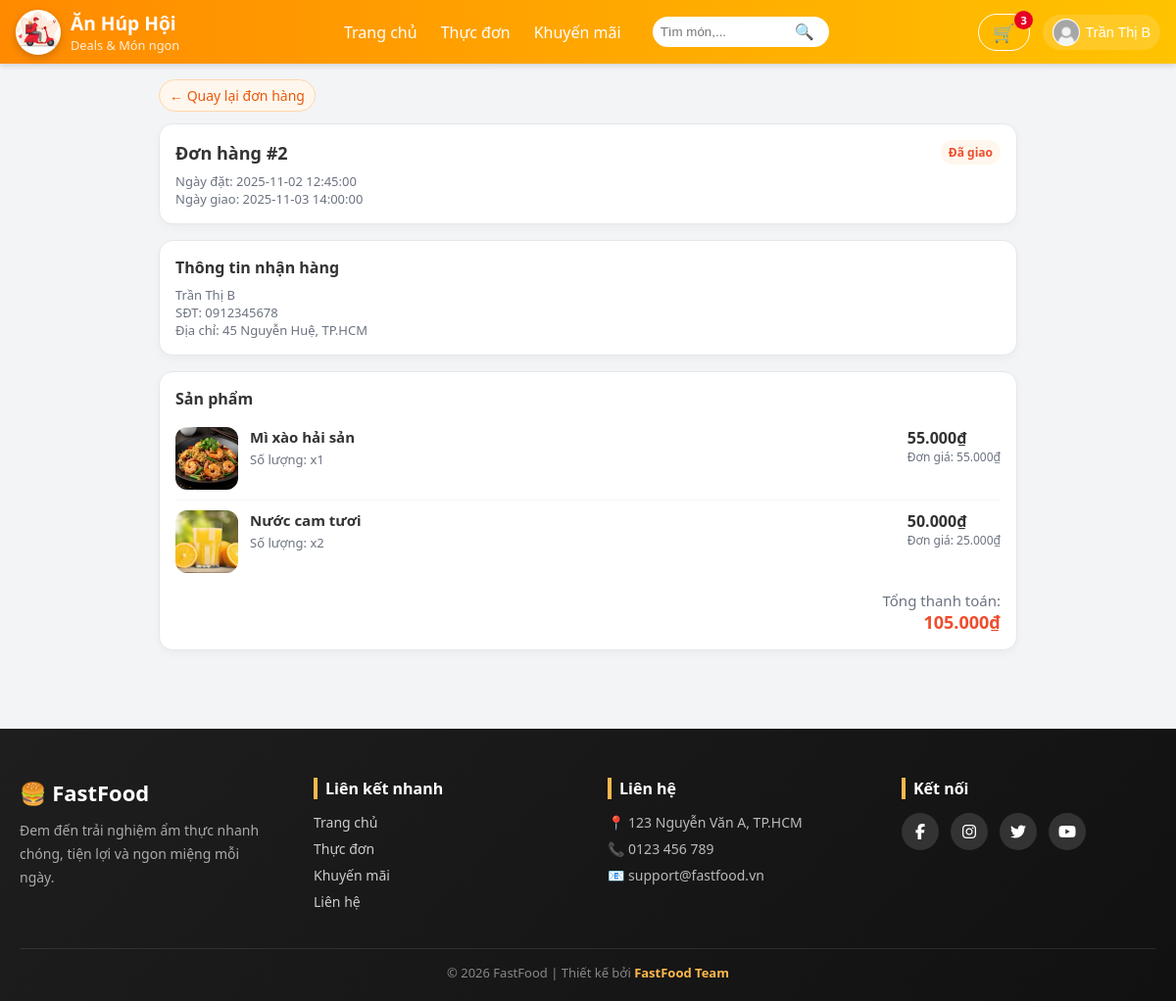
Page /pages/orderdetails.php?madh=2 (signed in) on the committed database.
### tables this page shows
CREATE TABLE Users (
  UID INT AUTO_INCREMENT PRIMARY KEY,
  Hoten VARCHAR(100) NOT NULL,
  Taikhoan VARCHAR(50) UNIQUE NOT NULL,
  Matkhau VARCHAR(100) NOT NULL,           
  Email VARCHAR(100) UNIQUE,
  DienthoaiKH VARCHAR(15),
  DiachiKH VARCHAR(255),
  Ngaysinh DATE,
  Role ENUM('khach','nhanvien','admin')    
      NOT NULL
      DEFAULT 'khach'
);

CREATE TABLE Donhang (
  MaDH INT AUTO_INCREMENT PRIMARY KEY,
  TinhtrangDH VARCHAR(50)
    NOT NULL
    DEFAULT 'Đang xử lý',
  Ngaydat DATETIME DEFAULT NOW(),
  Ngaygiao DATETIME NULL,
  UID INT,
  CONSTRAINT fk_donhang_Users
    FOREIGN KEY (UID) REFERENCES Users(UID)
);

CREATE TABLE Chitietdonhang (
  MaCTDH INT AUTO_INCREMENT PRIMARY KEY,
  MaDH INT,
  Mamon INT,
  Soluong INT NOT NULL,
  Dongia DECIMAL(10,2) NOT NULL,
  FOREIGN KEY (MaDH) REFERENCES Donhang(MaDH),
  FOREIGN KEY (Mamon) REFERENCES Monan(Mamon)
);

CREATE TABLE Monan (
  Mamon INT AUTO_INCREMENT PRIMARY KEY,
  Tenmon VARCHAR(100) NOT NULL,
  Giaban DECIMAL(10,2) NOT NULL,
  Giagoc DECIMAL(10,2) NOT NULL,
  Noidung VARCHAR(500),
  Anh VARCHAR(255),
  Maloai INT,
  FOREIGN KEY (Maloai) REFERENCES Loaimonan(Maloai)
);

### pages/orderdetails.php (the view, shortened to what this page needs)
<?php
require_once __DIR__ . '/../database/db.php';
$uid  = (int)$_SESSION['user_id'];
$madh = isset($_GET['madh']) ? (int)$_GET['madh'] : 0;
$sqlOrder = "
SELECT
    d.MaDH,
    d.TinhtrangDH,
    d.Ngaydat,
    d.Ngaygiao,
    u.Hoten,
    u.DienthoaiKH,
    u.DiachiKH
FROM Donhang d
JOIN Users u ON d.UID = u.UID
WHERE d.MaDH = ? AND d.UID = ?
LIMIT 1
";
$stmt = $conn->prepare($sqlOrder);
$stmt->bind_param("ii", $madh, $uid);
$stmt->execute();
$result = $stmt->get_result();
$order = $result->fetch_assoc();
$sqlItems = "
SELECT
    m.Tenmon,
    m.Anh,
    c.Soluong,
    c.Dongia,
    (c.Soluong * c.Dongia) AS ThanhTien
FROM Chitietdonhang c
JOIN Monan m ON c.Mamon = m.Mamon
WHERE c.MaDH = ?
";
$stmt2 = $conn->prepare($sqlItems);
$stmt2->bind_param("i", $madh);
$stmt2->execute();
$itemsRs = $stmt2->get_result();
$items = [];
$totalAmount = 0;
while ($row = $itemsRs->fetch_assoc()) {
    $items[] = $row;
    $totalAmount += $row['ThanhTien'];
}
?>
<!DOCTYPE html>
<html lang="vi">
<head>
  <link rel="stylesheet" href="/assets/css/orderdetails.css">
</head>
<body>
  <?php include __DIR__ . '/../includes/header.php'; ?>
  <div class="container">
    <a href="orders.php" class="back-link">← Quay lại đơn hàng</a>
    <div class="card" style="margin-top: 12px;">
      <div class="card-header">
        <h2>Đơn hàng #<?php echo (int)$order['MaDH']; ?></h2>
        <span class="order-status">
          <?php echo htmlspecialchars($order['TinhtrangDH']); ?>
        </span>
      </div>
      <div class="muted">
        Ngày đặt: <?php echo htmlspecialchars($order['Ngaydat']); ?><br>
        <?php if (!empty($order['Ngaygiao'])): ?>
          Ngày giao: <?php echo htmlspecialchars($order['Ngaygiao']); ?><br>
        <?php endif; ?>
      </div>
    </div>
    <div class="card">
      <h3 style="margin-top:0;margin-bottom:8px;font-size:16px;">Thông tin nhận hàng</h3>
      <div class="muted">
        <?php echo htmlspecialchars($order['Hoten']); ?><br>
        SĐT: <?php echo htmlspecialchars($order['DienthoaiKH'] ?? ''); ?><br>
        Địa chỉ: <?php echo htmlspecialchars($order['DiachiKH'] ?? ''); ?>
      </div>
    </div>
    <div class="card">
      <h3 style="margin-top:0;margin-bottom:8px;font-size:16px;">Sản phẩm</h3>
      <div class="items-list">
        <?php foreach ($items as $it): ?>
          <div class="item-row">
            <img src="<?php echo "../../" . htmlspecialchars($it['Anh'] ?? 'assets/img/default.jpg'); ?>"
                 alt="Ảnh món"
                 class="item-img">
            <div class="item-info">
              <div class="item-name"><?php echo htmlspecialchars($it['Tenmon']); ?></div>
              <div class="item-meta">
                Số lượng: x<?php echo (int)$it['Soluong']; ?>
              </div>
            </div>
            <div class="item-price">
              <?php echo number_format($it['ThanhTien'], 0, ',', '.'); ?>₫
              <span>
                Đơn giá: <?php echo number_format($it['Dongia'], 0, ',', '.'); ?>₫
              </span>
            </div>
          </div>
        <?php endforeach; ?>
      </div>
      <div class="total-box">
        <span class="total-label">Tổng thanh toán:</span>
        <div class="total-value">
          <?php echo number_format($totalAmount, 0, ',', '.'); ?>₫
        </div>
      </div>
    </div>
  </div>
  <?php include __DIR__ . '/../includes/footer.php'; ?>
</body>
</html>

### includes/header.php (shortened to what this page needs)
<?php
$userInfo = null;
if (!empty($_SESSION['user_id']) && isset($conn)) {
  $uid = intval($_SESSION['user_id']);
  $sql = "SELECT UID AS id, Hoten AS username, Email AS email, '' AS avatar FROM Users WHERE UID = ?";
  if ($stmt = $conn->prepare($sql)) {
    $stmt->bind_param("i", $uid);
    $stmt->execute();
    $res = $stmt->get_result();
    if ($res && $res->num_rows > 0) {
      $userInfo = $res->fetch_assoc();
    }
  }
}
$cartCount = 0;
if (!empty($_SESSION['user_id']) && isset($conn)) {
  $uid = intval($_SESSION['user_id']);
    $sql = "SELECT SUM(Soluong) AS total FROM Giohang WHERE UID = ?";
    if ($stmt = $conn->prepare($sql)) {
        $stmt->bind_param("i", $uid);
        $stmt->execute();
        $res = $stmt->get_result();
        if ($res && $row = $res->fetch_assoc()) {
            $cartCount = $row['total'];
        }
    }
}
$cssPath = "/assets/css/header.css";
$logo    = '/assets/img/logo.jpg';
$logo_check = $_SERVER['DOCUMENT_ROOT'] . '/assets/img/logo.jpg';
$avatarDefault = "/assets/img/default-avatar.jpg";
?>
<!doctype html>
<html lang="vi">
<head>
  <link rel="stylesheet" href="<?php echo htmlspecialchars($cssPath); ?>">
</head>
<body>
<header class="site-header" role="banner">
  <div class="header-inner">
    <div class="header-left">
      <a href="/index.php" class="brand-link">
        <?php if (file_exists($logo_check)): ?>
          <img src="<?php echo $logo; ?>" alt="Logo" class="brand-logo">
        <?php else: ?>
          <div class="brand-icon">🍜</div>
        <?php endif; ?>
        <div class="brand-text">
          <span class="brand-name">Ăn Húp Hội</span>
          <small class="brand-slogan">Deals &amp; Món ngon</small>
        </div>
      </a>
    </div>
    <div class="header-center">
      <nav class="main-nav" aria-label="Primary navigation">
        <ul class="nav-list">
          <li><a href="/index.php">Trang chủ</a></li>
          <li><a href="/pages/menu.php">Thực đơn</a></li>
          <li><a href="/pages/deals.php">Khuyến mãi</a></li>
        </ul>
      </nav>
      <div class="search-wrap">
        <input id="header-search" class="search-input" type="search" placeholder="Tìm món,..." aria-label="Tìm kiếm">
        <button id="search-btn" class="search-btn" aria-label="Tìm">🔍</button>
      </div>
    </div>
    <div class="header-right">
      <div class="action-item">
        <a href="/pages/cart.php" class="btn-ghost cart-btn" aria-label="Giỏ hàng">
          🛒
          <?php if ( $cartCount > 0): ?>
            <span class="badge" id="cartBadge"><?php echo $cartCount; ?></span>
          <?php endif; ?>
        </a>
      </div>
      <div class="action-item dropdown" id="accountWrap">
        <?php if ($userInfo): ?>
          	<button id="accountBtn" class="account-btn" aria-haspopup="true" aria-expanded="false">
            <img class="avatar" src="<?php echo (!empty($userInfo['avatar']) && file_exists($userInfo['avatar'])) ? htmlspecialchars($userInfo['avatar']) : $avatarDefault; ?>" alt="avatar">
            <div>
              <span class="username"><?php echo htmlspecialchars($userInfo['username']); ?></span>
            </div>
          </button>
        <?php else: ?>
          <a href="/pages/login.php" class="btn btn-primary">Đăng nhập</a>
        <?php endif; ?>
      </div>
    </div>
  </div>
</header>
</body>
</html>

### includes/footer.php (shortened to what this page needs)
<footer class="site-footer">
  <div class="footer-container">
    <div class="footer-col brand">
      <h2>🍔 FastFood</h2>
      <p>Đem đến trải nghiệm ẩm thực nhanh chóng, tiện lợi và ngon miệng mỗi ngày.</p>
    </div>
    <div class="footer-col">
      <h4>Liên kết nhanh</h4>
      <ul>
        <li><a href="index.php">Trang chủ</a></li>
        <li><a href="menu.php">Thực đơn</a></li>
        <li><a href="deals.php">Khuyến mãi</a></li>
        <li><a href="contact.php">Liên hệ</a></li>
      </ul>
    </div>
    <div class="footer-col">
      <h4>Liên hệ</h4>
      <ul class="contact-info">
        <li>📍 123 Nguyễn Văn A, TP.HCM</li>
        <li>📞 0123 456 789</li>
        <li>📧 support@fastfood.vn</li>
      </ul>
    </div>
    <div class="footer-col">
      <h4>Kết nối</h4>
      <div class="social-links">
        <a href="#"><i class="fab fa-facebook-f"></i></a>
        <a href="#"><i class="fab fa-instagram"></i></a>
        <a href="#"><i class="fab fa-twitter"></i></a>
        <a href="#"><i class="fab fa-youtube"></i></a>
      </div>
    </div>
  </div>
  <div class="footer-bottom">
    <p>&copy; <?php echo date("Y"); ?> FastFood | Thiết kế bởi <span>FastFood Team</span></p>
  </div>
</footer>
<link rel="stylesheet" href="https://cdnjs.cloudflare.com/ajax/libs/font-awesome/6.5.0/css/all.min.css">
<link rel="stylesheet" href="/assets/css/footer.css">

### assets/css/orderdetails.css (style rules this page uses)
:root { --primary: #f97316; --primary-dark: #ea580c; --primary-soft: #fff7ed; --border-soft: #e5e7eb; --text-main: #111827; --text-sub: #6b7280; --bg-page: #f3f4f6; }
body { margin: 0; font-family: system-ui, -apple-system, "Segoe UI", Roboto, Arial, sans-serif; background: var(--bg-page); color: var(--text-main); }
.container { max-width: 900px; margin: 16px auto 32px; padding: 0 12px 24px; }
.card { background: #ffffff; border-radius: 14px; padding: 16px; border: 1px solid var(--border-soft); box-shadow: 0 4px 10px rgba(0,0,0,0.03); margin-bottom: 16px; }
.card-header { display: flex; justify-content: space-between; align-items: center; gap: 8px; margin-bottom: 8px; flex-wrap: wrap; }
.card-header h2 { margin: 0; font-size: 18px; }
.order-status { font-size: 12px; font-weight: 600; padding: 4px 8px; border-radius: 999px; background: var(--primary-soft); color: #EE4D2D; white-space: nowrap; }
.muted { color: var(--text-sub); font-size: 13px; }
.items-list { margin-top: 8px; }
.item-row { display: flex; gap: 12px; padding: 10px 0; border-bottom: 1px solid #f3f4f6; }
.item-row:last-child { border-bottom: none; }
.item-img { width: 64px; height: 64px; border-radius: 0.75rem; object-fit: cover; }
.item-info { flex: 1; min-width: 0; }
.item-name { font-size: 15px; font-weight: 600; margin-bottom: 4px; }
.item-meta { font-size: 13px; color: var(--text-sub); }
.item-price { white-space: nowrap; font-weight: 600; }
.item-price span { display: block; font-size: 12px; color: var(--text-sub); font-weight: 400; }
.total-box { text-align: right; font-size: 15px; margin-top: 8px; }
.total-label { color: var(--text-sub); }
.total-value { font-size: 18px; font-weight: 700; color: #EE4D2D; }
.back-link { display: inline-flex; align-items: center; gap: 4px; text-decoration: none; font-size: 14px; color: var(--primary-dark); padding: 6px 10px; border-radius: 999px; background: #fff7ed; border: 1px solid #fed7aa; }

### assets/css/header.css (style rules this page uses)
* { box-sizing: border-box; margin: 0; padding: 0; }
body { font-family: "Segoe UI", Roboto, Arial, sans-serif; color: #333; }
.site-header { position: sticky; top: 0; width: 100%; z-index: 1000; background: linear-gradient(90deg, #ff8a00, #ffc300); box-shadow: 0 2px 6px rgba(0,0,0,0.15); }
.header-inner { max-width: 1280px; margin: 0 auto; padding: 0.6rem 1rem; display: flex; align-items: center; justify-content: space-between; }
.brand-link { display: flex; align-items: center; gap: 10px; text-decoration: none; color: #fff; }
.brand-logo { width: 46px; height: 46px; border-radius: 50%; object-fit: cover; box-shadow: 0 3px 8px rgba(0,0,0,0.2); }
.brand-text { display: flex; flex-direction: column; }
.brand-name { font-size: 1.2rem; font-weight: bold; }
.brand-slogan { font-size: 0.8rem; opacity: 0.85; }
.header-center { flex: 1; display: flex; align-items: center; justify-content: center; gap: 2rem; }
.main-nav .nav-list { list-style: none; display: flex; gap: 1.5rem; }
.main-nav .nav-list a { color: #fff; text-decoration: none; font-weight: 500; transition: opacity 0.2s; }
.search-wrap { position: relative; display: flex; align-items: center; }
.search-input { padding: 0.5rem 2.5rem 0.5rem 0.5rem; border-radius: 20px; border: none; outline: none; width: 180px; transition: width 0.3s; }
.search-btn { margin-left: -35px; background: none; border: none; cursor: pointer; font-size: 1rem; }
.header-right { display: flex; align-items: center; gap: 0.8rem; }
.action-item { text-decoration: none; position: relative; }
.btn-ghost { text-decoration: none; position: relative; background: rgba(255,255,255,0.15); border: none; color: #fff; font-size: 18px; width: 40px; height: 40px; border-radius: 50%; cursor: pointer; display: flex; align-items: center; justify-content: center; transition: background .25s, transform .2s; }
.badge { position: absolute; top: -4px; right: -4px; background: #e60023; color: #fff; font-size: 0.7rem; font-weight: bold; padding: 2px 6px; border-radius: 12px; }
.account-btn { display: flex; align-items: center; gap: 6px; padding: 4px 10px; background: rgba(255,255,255,0.15); border: none; border-radius: 20px; cursor: pointer; color: #fff; transition: background 0.2s; }
.avatar { width: 28px; height: 28px; border-radius: 50%; object-fit: cover; }
.username { font-size: 0.9rem; font-weight: 500; }
.btn-ghost { background: transparent; border: 1px solid #fff; color: #fff; width: auto; height: auto; padding: 6px 14px; border-radius: 20px; }

### rows in the picture
users: Hoten "Trần Thị B"
donhang: MaDH "2", TinhtrangDH "Đã giao", Ngaydat "2025-11-02 12:45:00", Ngaygiao "2025-11-03 14:00:00", UID.Hoten "Trần Thị B", UID.DienthoaiKH "0912345678", UID.DiachiKH "45 Nguyễn Huệ, TP.HCM"
chitietdonhang: Mamon.Anh (picture), Mamon.Tenmon "Mì xào hải sản", Soluong "1", ThanhTien "55.000", Dongia "55.000"
chitietdonhang: Mamon.Anh (picture), Mamon.Tenmon "Nước cam tươi", Soluong "2", ThanhTien "50.000", Dongia "25.000"

### other values in the picture
$cartCount "3"
$totalAmount "105.000"
